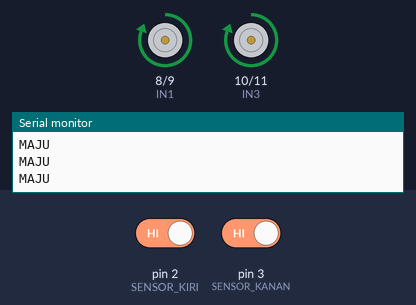
Recording of a sketch running on a simulated Arduino Uno, built with avr-gcc and run on an emulated ATmega328P. Parts: motor-driver pin pairs drawn as motors (green arrow = first pin HIGH = forward, orange = second pin HIGH = backward, longer = more drive), the last lines printed to the serial monitor. The inputs (shaded band) are chosen by the test bench; at power-on: pin 2 (SENSOR_KIRI) HIGH, pin 3 (SENSOR_KANAN) HIGH.

Above: at 1.2 s.
1.3 s: pin 2 (SENSOR_KIRI) driven LOW
At 1.8 s:
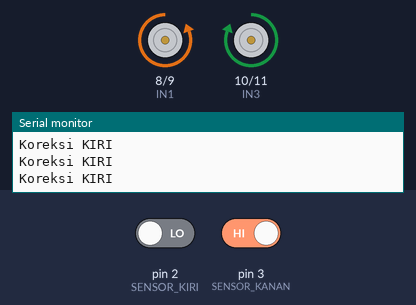
2.8 s: pin 3 (SENSOR_KANAN) driven LOW
At 3.3 s:
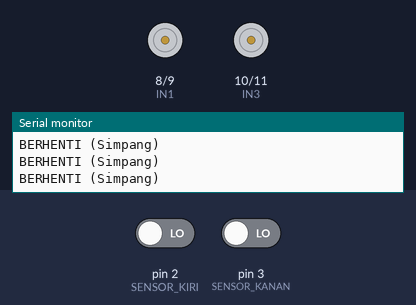
4.3 s: pin 2 (SENSOR_KIRI) driven HIGH
At 5.0 s:
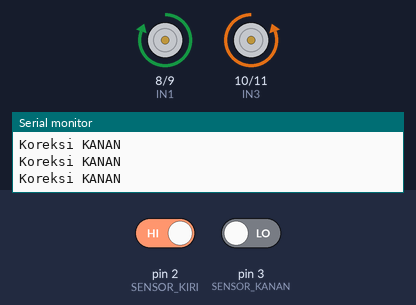
5.8 s: pin 3 (SENSOR_KANAN) driven HIGH
At 6.4 s:
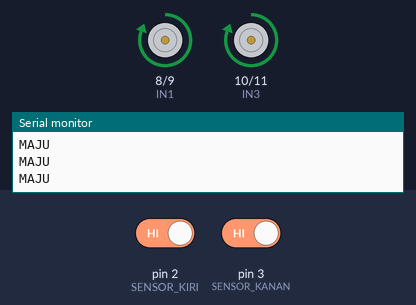
Timing chart, 0 to 8.8 s (numbered marks = the images above; inputs shaded):
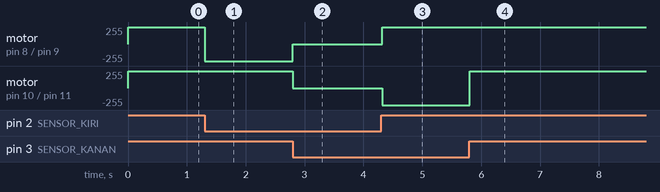

Measured:
- after the input at 1.3 s, motor on pin 8 (IN1) / pin 9 (IN2): forward 255/255 → backward 255/255 at once
- after the input at 2.8 s, motor on pin 8 (IN1) / pin 9 (IN2): backward 255/255 → stopped at once; motor on pin 10 (IN3) / pin 11 (IN4): forward 255/255 → stopped at once
- after the input at 4.3 s, motor on pin 8 (IN1) / pin 9 (IN2): stopped → forward 255/255 at once; motor on pin 10 (IN3) / pin 11 (IN4): stopped → backward 255/255 at once
- after the input at 5.8 s, motor on pin 10 (IN3) / pin 11 (IN4): backward 255/255 → forward 255/255 at once

The sketch:

17a.ino
```cpp
// PIN
const int SENSOR_KIRI = 2;
const int SENSOR_KANAN = 3;
const int IN1 = 8;
const int IN2 = 9;
const int IN3 = 10;
const int IN4 = 11;

void setup() {
  	pinMode(SENSOR_KIRI, INPUT);
  	pinMode(SENSOR_KANAN, INPUT);
  	pinMode(IN1, OUTPUT);
  	pinMode(IN2, OUTPUT);
  	pinMode(IN3, OUTPUT);
  	pinMode(IN4, OUTPUT);

  	Serial.begin(9600);

  	// Default
  	digitalWrite(IN1, LOW);
  	digitalWrite(IN2, LOW);
  	digitalWrite(IN3, LOW);
  	digitalWrite(IN4, LOW);
}

void maju() {
  	digitalWrite(IN1, HIGH);
  	digitalWrite(IN2, LOW);
  	digitalWrite(IN3, HIGH);
  	digitalWrite(IN4, LOW);
}

void belokKanan() {
  	digitalWrite(IN1, LOW);
  	digitalWrite(IN2, HIGH);
  	digitalWrite(IN3, HIGH);
  	digitalWrite(IN4, LOW);
}

void belokKiri() {
  	digitalWrite(IN1, HIGH);
  	digitalWrite(IN2, LOW);
  	digitalWrite(IN3, LOW);
  	digitalWrite(IN4, HIGH);
}

void berhenti() {
  	digitalWrite(IN1, LOW);
  	digitalWrite(IN2, LOW);
  	digitalWrite(IN3, LOW);
  	digitalWrite(IN4, LOW);
}

void loop() {
  	int kiri = digitalRead(SENSOR_KIRI);
  	int kanan = digitalRead(SENSOR_KANAN);

  	if (kiri == LOW && kanan == HIGH) {
        // Hanya sensor kiri melihat hitam -> Robot terlalu ke kanan
        belokKanan();
        Serial.println("Koreksi KIRI");
    }
    else if (kanan == LOW && kiri == HIGH) {
        // Hanya sensor kanan melihat hitam -> Robot terlalu ke kiri
        belokKiri();
        Serial.println("Koreksi KANAN");
    }
    else if (kiri == HIGH && kanan == HIGH) {
        // Keduanya melihat putih -> Jalan lurus
        maju();
        Serial.println("MAJU");
    }
    else {
        // Keduanya LOW (hitam) -> Persimpangan atau garis tebal
        berhenti();
        Serial.println("BERHENTI (Simpang)");
    }

    delay(10); // Jeda kecil untuk stabilitas
}
```
